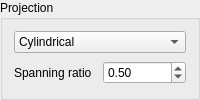
       <widget class="QGroupBox" name="projectionGroupBox">
        <property name="title">
         <string>Projection</string>
        </property>
        <property name="flat">
         <bool>true</bool>
        </property>
        <layout class="QVBoxLayout" name="verticalLayout_8">
         <item>
          <widget class="QComboBox" name="projectionComboBox">
           <item>
            <property name="text">
             <string>Cylindrical</string>
            </property>
           </item>
           <item>
            <property name="text">
             <string>Conical (Lambert)</string>
            </property>
           </item>
          </widget>
         </item>
         <item>
          <widget class="QFrame" name="spanRatioFrame">
           <layout class="QHBoxLayout" name="horizontalLayout_9">
            <property name="leftMargin">
             <number>0</number>
            </property>
            <property name="topMargin">
             <number>0</number>
            </property>
            <property name="rightMargin">
             <number>0</number>
            </property>
            <property name="bottomMargin">
             <number>0</number>
            </property>
            <item>
             <widget class="QLabel" name="label_2">
              <property name="text">
               <string>Spanning ratio</string>
              </property>
             </widget>
            </item>
            <item>
             <widget class="QDoubleSpinBox" name="conicSpanRatioDoubleSpinBox">
              <property name="minimum">
               <double>0.100000000000000</double>
              </property>
              <property name="maximum">
               <double>10.000000000000000</double>
              </property>
              <property name="singleStep">
               <double>0.100000000000000</double>
              </property>
              <property name="value">
               <double>0.500000000000000</double>
              </property>
             </widget>
            </item>
           </layout>
          </widget>
         </item>
        </layout>
       </widget>
